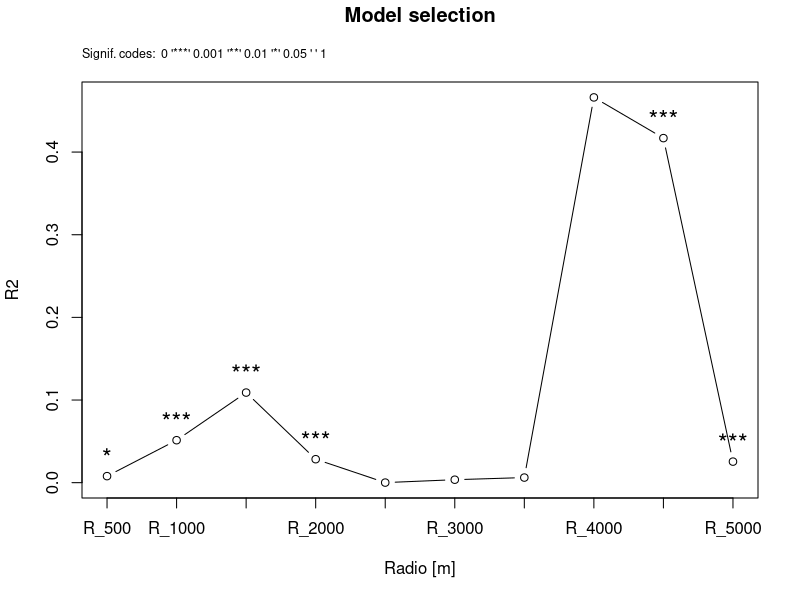

Here is the R script that generated this plot: (Note: this script raises an error after producing the figure.)
setwd("C:/Users/Pablo/Dropbox/R_functions/multifit/fake_data")

multifit <- function(mod, multief, data = NULL, formula = NULL, args = NULL, criterion = "AIC",
                     signif = TRUE, alpha = 0.05, print_sum = FALSE, plot_est = FALSE,
                     xlab = "Radio [m]", labels = NULL, type = "b", ...){
  
  # Arguments checking
  if(!is.character(mod) || length(mod) != 1) stop("Argument mod must be a character of length 1")
  if(!is.character(multief)) stop("Argument multief must be a character vector")
  if(!is.null(args)){ if(!is.character(args)) stop("Argument args must be NULL or a character vector") }
  if(is.character(criterion)){
    if(length(criterion) == 1){
      if(!criterion %in% c("AIC", "BIC", "R2")){
        stop("Argument criterion must be one of the following: 'AIC', 'BIC' or 'R2', or a user-defined function")
      }
    } else {
      if(!is.function(tryCatch(eval(parse(text = criterion[1])), error = function(e) FALSE))){
        stop("Argument criterion does not refers to an existing function of the global environment")
      } else {
        if(!criterion[2] %in% c("max", "min")){
          stop("For user-defined functions, the second element of argument criterion must be 'max' or 'min'")
        }
      }
    }
  } else {
    stop("Argument criterion must be a character vector (one of 'AIC', 'BIC' and 'R2', or a user-defined function)")
  }
  if(!is.logical(signif) || length(signif) != 1) stop("Argument signif must be logical")
  if(!is.numeric(alpha) || !(alpha > 0 && alpha <= 1) || length(alpha) != 1) stop("Argument alpha must be a number between 0 and 1")
  if(!is.logical(print_sum) || length(print_sum) != 1) stop("Argument print_sum must be logical")
  if(!is.logical(plot_est) || length(plot_est) != 1) stop("Argument plot_est must be logical")
  if(!is.null(labels)){ if(!is.character(labels)) stop("Argument labels must be NULL or a character vector") }
  
  # Check if the function to be applied exists in the environment
  if(!exists(mod)) stop(paste("Could not find function '", mod, "'. Make sure that the necessary package is loaded", sep = ""))
  
  # Check if the provided names for the effects exist as columns of the provided data.frame
  if(!any(multief %in% colnames(data)))
    stop("Could not find any of the multi-effects as columns of the provided data. Are you sure is correctly written?")
  if(!all(multief %in% colnames(data)))
    warning("Could not find some of the multi-effects as columns of the provided data")
  
  # Objects definition
  multief      <- factor(multief, levels = multief)
  initial.args <- paste(args, collapse = ",")
  fits         <- vector("list", length(multief))
  fits.GoF     <- rep(0, length(multief))
  if(!is.null(formula)) 
    init.formula <- deparse(substitute(formula))
  sum.list     <- vector("list", length(multief))
  p.values     <- rep(0, length(multief))
  e.values     <- rep(0, length(multief))
  mod_warn     <- vector("list", length(multief))
  effect_warns <- NULL
  mod_mess     <- vector("list", length(multief))
  effect_mess  <- NULL
  mod_errors   <- vector()
  ele          <- FALSE

  # Check if 'multief' was a defined as a predictor variable
  if(!grepl("multief", deparse(substitute(formula)))){
    if(!grepl("multief", initial.args))
      stop("The formula, or the fixed effects defined in 'args', must include the expression 'multief' as a predictor variable")
  }
  
  # Function. Summary table of the predictor variable at each spatial scale
  lands_table <- function(multief, data){
    if(!is.null(data)){
      table <- data.frame(spatial_scale = as.character(multief), 
                          n             = rep(0, length(multief)),
                          min           = rep(0, length(multief)),
                          max           = rep(0, length(multief)),
                          range         = rep(0, length(multief)),
                          mean          = rep(0, length(multief)),
                          median        = rep(0, length(multief)))
      for(i in 1:length(multief)){
        unique_vec <- unique(data[, as.character(multief[i])])
        table[table$spatial_scale == multief[i], "n"]      <- length(na.omit(unique_vec))
        table[table$spatial_scale == multief[i], "min"]    <- min(na.omit(unique_vec))
        table[table$spatial_scale == multief[i], "max"]    <- max(na.omit(unique_vec))
        table[table$spatial_scale == multief[i], "range"]  <- range(na.omit(unique_vec))[2] - range(na.omit(unique_vec))[1]
        table[table$spatial_scale == multief[i], "mean"]   <- mean(na.omit(unique_vec))
        table[table$spatial_scale == multief[i], "median"] <- median(na.omit(unique_vec))
      }
    } else {
      table <- NA
      message("lands_summary could not be created as no data was specified")
    }
    return(table)
  }

  # Function. Extract the 'Good of Fitness' (AIC, BIC or R2) value for the models
  extractGoF <- function(fitted_model, criterion){
    aic   <- function(x){ tail(extractAIC(x), n = 1) }
    value <- NULL
    
    if(length(criterion) == 1){
      if(criterion == "AIC") 
        value <- AIC(fitted_model)
      if(criterion == "BIC")
        value <- BIC(fitted_model)
      if(criterion == "R2")
        value <- summary(fitted_model)$r.squared
    } else {
      value <- do.call(criterion[1], list(fitted_model))
    }

    if(is.null(value) || is.na(value)){
      if(length(criterion) == 1){
        if(grepl("quasipoisson", args) && criterion %in% c("AIC", "BIC")){
          stop("Quasipoisson models do not display AIC/BIC values.\n 
               We recommend running the models with a poisson family to get the AICs/BICs, proceed to the multi-scale analyis, 
               and then reran the selected model aside with a quasipoisson family to see the output.")
        } else {
          stop(paste("Could not get the", criterion, "value for the specified models. Try another criterion?"), call. = FALSE)
        }
      } else {
        stop(paste("Could not get the '", criterion[1], "' value for the specified models. Try another criterion?", sep = ""), call. = FALSE)
      }
    } else {
      return(value)
    }
  }

  # Function. Extract coefficients of the models
  extract_coeff <- function(summary, i){
    coeff   <- summary$coefficients
    # If the model is a zero-inflated one (zeroingl or hurdle)
    if(is.list(coeff) && names(coeff) == c("count", "zero")){
      opt <- names(coeff)
      if(ele == FALSE){
        ele <- readline(prompt = paste("Please, choose the type of model from where the coefficients will be extracted (", 
                                       paste(opt, ": ", 1:length(opt), sep = "", collapse = " - "),"): ", sep = ""))
        if(ele %in% as.character(1:length(opt))){
          ele   <- as.numeric(ele)
          coeff <- coeff[[ele]]
          ele   <<- ele
        } else {
          coeff <- coeff[[1]]
          ele <<- 1
          message("Could not recognise the inputted value. Option one was taken")
        }
      } else {
        coeff <- coeff[[ele]]
      }
    }
    
    # Trying to extract p.values...
    p.types <- c("Pr(>|z|)", "Pr(>|t|)")
    p.label <- p.types[p.types %in% colnames(coeff)]
    if(length(p.label) > 0){
      p.value <- coeff[as.character(multief[i]), p.label]
    } else {
      coeff   <- summary$tTable
      p.types <- "p-value"
      p.label <- p.types[p.types %in% colnames(coeff)]
      if(length(p.label) > 0){
        p.value <- coeff[as.character(multief[i]), p.label]
      } else {
        p.value <- NA
      }
    }
    
    # Trying to extract e.values...
    if("Estimate" %in% colnames(coeff)){
      e.value <- coeff[as.character(multief[i]), "Estimate"]
    } else {
      if("Value" %in% colnames(coeff)){
        e.value <- coeff[as.character(multief[i]), "Value"]
      } else {
        e.value <- NA
      }
    }
    out <- c(p.value, e.value)
    return(out)
  }
  
  # Function. Manage model's errors, warnings and messages
  running <- function(expr, i) {
    warns <- mess <- NULL
    warn_handler <- function(w) {
      warns <<- c(warns, list(w))
      invokeRestart("muffleWarning")
    }
    mess_handler <- function(m) {
      mess <<- c(mess, list(m))
      NULL
    }
    val <- suppressMessages(tryCatch(withCallingHandlers(expr, warning = warn_handler, message = mess_handler), error = function(e) e))
    out <- list(value = val, warnings = warns, messages = mess)
    return(out)
  } 

  # Run all models
  for(i in 1:length(multief)){
    
    # Replace the string 'multief' with the effect of each particular spatial scale
    args       <- gsub("multief", paste(multief[i]), initial.args)
    args       <- gsub("\"", "", args)
    if(!is.null(formula)){
      formula    <- gsub("multief", paste(multief[i]), init.formula)
      formula    <- gsub("\"", "", formula)
      expression <- paste(mod, "(", formula, ", data =", deparse(substitute(data)), ",", args, ")")
    } else {
      expression <- paste(mod, "(data =", deparse(substitute(data)), ",", args, ")")
    }

    new_fit <- running(eval(parse(text = expression)), i)
    if(!any(class(new_fit$value) %in% c("simpleError", "error"))){
      fits[[i]]          <- new_fit$value
      fits.GoF[i]        <- extractGoF(fits[[i]], criterion)
      sum.list[[i]]      <- summary(fits[[i]])
      coeff              <- extract_coeff(sum.list[[i]], i)
      p.values[i]        <- coeff[1]
      e.values[i]        <- coeff[2]
    } else {
      fits[[i]]   <- new_fit$value
      fits.GoF[i] <- sum.list[[i]] <- p.values[i] <- NA
      mod_errors  <- append(mod_errors, as.character(multief[i]))
    }
    names(fits)[i] <- as.character(multief[i])
    if(!is.null(new_fit$warnings)){
      mod_warn[[i]] <- new_fit$warnings
      effect_warns  <- append(effect_warns, as.character(multief[i]))
    } else {
      mod_warn[[i]] <- NA
    }
    if(!is.null(new_fit$messages)){
      mod_mess[[i]] <- new_fit$messages
      effect_mess   <- append(effect_mess, as.character(multief[i]))
    } else {
      mod_mess[[i]] <- NA
    }
    names(mod_warn)[i] <- names(mod_mess)[i] <- as.character(multief[i])
  }
  if(length(mod_errors) > 0){
    mod_errors <- paste(mod_errors, collapse = ", ")
    message(paste("The following model/s threw an error and could not be included in the analysis: ", mod_errors, sep = ""))
  }
    
  # Function. Significance codes plotting function
  f_sign <- function(y.values){
    if(any(!is.na(p.values))){
      p.sign <- ifelse(p.values < 0.001, "***",
                       ifelse(p.values < 0.01, "**",
                              ifelse(p.values < alpha, "*", NA)))
      text(1:length(multief), y.values, p.sign, pos = 3, cex = 1.5)
    }
  }

  # If there are GoF values to work with...
  if(any(!is.na(fits.GoF))){
    get_mfrow <- par()$mfrow
    if(plot_est){
      if(!all(is.na(e.values))){
        par(mfrow = c(1, 2))
      } else {
        plot_est <- FALSE
        message("Could not plot the estimates of the models cause they could not be extracted")
      }
    }
    # Plot the model selection result
    if(is.null(labels)){ labels <- multief }
    plot(1:length(multief), fits.GoF, xlab = xlab, xaxt = "n", ylab = criterion[1], 
         type = type, ...)
    axis(1, at = 1:length(multief), labels = labels)
    title(main = "Model selection", line = 3)
    # Plot significance codes, if required
    if(signif){
      if(!all(is.na(p.values))){
        f_sign(fits.GoF)
      } else {
        message("Significance codes could not be plotted cause p.values could not be extracted")
      }
      mtext(paste("Signif. codes:  0 '***' 0.001 '**' 0.01 '*'", alpha, "' ' 1"), cex = 0.75, adj = 0, line = 1)
    }
    
    # Plot estimates, if required
    if(plot_est){
      plot(1:length(multief), e.values, xlab = xlab, xaxt = "n", ylab = "Estimate", 
           type = type, ...)
      abline(0, 0, col = "gray")
      axis(1, at = 1:length(multief), labels = labels)
      title(main = "Estimates", line = 3)
      # Plot significance codes, if required
      if(signif) f_sign(e.values)
    }
    
    # Record plot and restablish original par options
    plot <- recordPlot()
    par(mfrow = get_mfrow)
    
    # Generate output data.frame
    summ           <- data.frame(multief, fits.GoF, Estimates = e.values, p.values = p.values)
    names(summ)[2] <- criterion[1]
    
    # Output message of the selected model
    if(length(criterion) == 1){
      if(criterion %in% c("AIC", "BIC")){
        decision_func <- "which.min"
      } else {
        decision_func <- "which.max"
      }
    } else {
      decision_func <- paste("which", criterion[2], sep = ".")
    }
    out <- as.character(summ$multief[do.call(decision_func, list(fits.GoF))])
    sum <- summary(fits[[do.call(decision_func, list(fits.GoF))]])
    message("The model including the effect '", out, "' was the best model according to the specified criterion (", 
            criterion[1], ", ", decision_func, ")")

  } else {
    # If all models threw errors...
    warning("Fatal errors were found in all the models. Check them out by typing $Models to the generated object", call. = FALSE)
    plot <- NULL
    sum  <- NULL
    summ <- NULL
  }
  
  # Generate summary table of landscape attribute at each spatial scale
  lands_summary <- lands_table(multief, data)

  # Print summary of the 'best' model?
  if(print_sum && !is.null(sum)) print(sum)
  
  # Warn the user of possible warnings and messages during the workflow
  if(!is.null(effect_warns))
    message(paste("Warnings were found in the models with the following effects:", paste(effect_warns, collapse = ", ")))
  if(!is.null(effect_mess))
    message(paste("Messages were found in the models with the following effects:", paste(effect_mess, collapse = ", ")))

  # Return a list with relevant information of the analysis
  out_obj <- list(lands_summary = lands_summary, summary = summ, plot = plot, models = fits, warnings = mod_warn, messages = mod_mess)
  invisible(out_obj)
}

df <- read.table("sim_data_pois_random_site.txt", header = T, sep = " ")
rad <- paste("R", seq(500, 5000, 500), sep = "_")

fi <- multifit(mod = "lm", multief = rad, formula = S ~ multief, data = df, criterion = "R2")

fi <- multifit(mod = "lme", multief = rad, args = c(fixed = "S ~ multief", "random = ~1|site"), data = df, criterion = "AIC", plot_est = T)



fits <- multifit(mod = "glm", multief = rad, formula =  S ~ multief, args = c("family = poisson"), data = df, criterion = "AIC", plot_est = F,
               signif = T, alpha = 0.05, labels = NULL)




fi <- multifit(mod = "hurdle", multief = c("R1", "R2"), formula = S ~ multief, data = df2, criterion = "AIC")

summary(fi$Models$R_4000)

fit <- lme(fixed = S ~ R_5000, random = ~ 1| site, data = df)

bue <- function(x){
  as.numeric(suppressMessages(r.squaredGLMM(x)[1]))
}


#### simulating data

# adding 
df$site <- 1:nrow(df)

df2 <- data.frame(site = rep(x = 1:50, each = 10), S = rep(0, 50*10))

adding <- vector()
for(i in 1:nrow(df)){
  new_vals <- rnorm(10, df$S[i], runif(1, 2, 8))    
  adding   <- c(adding, new_vals)
}

df2$S <- adding

for(k in 1:length(rad)){
  df2[rad[k]] <- rep(0, nrow(df2))
  for(i in 1:nrow(df2)){
    df2[rad[k]][i, 1] <- df[df$site == df2$site[i], rad[k]]
  }
}

df2 <- df2[df2$S >= 0, ]
df2$S <- round(df2$S)

#### NORMAL

complement <- function(y, rho, x) {
  if (missing(x)) x <- rnorm(length(y)) # Optional: supply a default if `x` is not given
  y.perp <- residuals(lm(x ~ y))
  out <- rho * sd(y.perp) * y + y.perp * sd(y) * sqrt(1 - rho^2)
  out <- out + abs(min(out))
  #max lands
  tot <- max(out)*runif(1, 1.2, 1.9)
  out <- out/tot
  out
}

#Found richness
initial.y <- round(rnorm(50, mean = 50, sd = 20))
x <- 1:50 # Optional
#500, 1000, 1500, 2000, 2500, 3000, 3500, 4000, 4500, 5000
rho <- c(0.11, 0.04, 0.51, 0.64, 0.92, 0.82, 0.74, 0.6, 0.52, 0.39)
df  <- data.frame(y = initial.y)
for(i in 1:length(rho)){
  df[paste("radio_", i, sep = "")] <- as.vector(complement(initial.y, rho[i], x))
}

write.table(bladat, "fake_data.txt", sep = " ", quote = FALSE)

ggplot(df, aes(x = radio_5, y = y)) + 
  geom_smooth(method="lm", color="Black") + 
  geom_point(alpha=1/2, shape=21)

####poisson

#Found richness
initial.y <- rpois(50, c(15, 5, 25))
x <- 1:50 # Optional
#500, 1000, 1500, 2000, 2500, 3000, 3500, 4000, 4500, 5000
rho <- c(0.11, 0.04, 0.1, 0.35, 0.92, 0.82, 0.6, 0.51, 0.44, 0.38)
df  <- data.frame(y = initial.y)
for(i in 1:length(rho)){
  df[paste("radio_", i, sep = "")] <- as.vector(complement(initial.y, rho[i], x))
}

colnames(df) <- c("S", paste("R", seq(500, 5000, 500), sep = "_"))

# adding random effects
df$site <- 1:nrow(df)

df2 <- data.frame(site = rep(x = 1:50, each = 10), S = rep(0, 50*10))

adding <- vector()
for(i in 1:nrow(df)){
  new_vals <- rpois(10, df$S[i])    
  adding   <- c(adding, new_vals)
}

df2$S <- adding

for(k in 1:length(rad)){
  df2[rad[k]] <- rep(0, nrow(df2))
  for(i in 1:nrow(df2)){
    df2[rad[k]][i, 1] <- df[df$site == df2$site[i], rad[k]]
  }
}

# adding local vegetation richness data


complement2 <- function(y, rho, x) {
  if (missing(x)) x <- rnorm(length(y)) # Optional: supply a default if `x` is not given
  y.perp <- residuals(lm(x ~ y))
  out <- rho * sd(y.perp) * y + y.perp * sd(y) * sqrt(1 - rho^2)
  out <- out + abs(min(out))
  print(min(out))
  out
}

x <- 1:50 # Optional
rho <- 0.15
as.vector(complement2(initial.y, rho, x))
df3 <- data.frame(veg_richness = rep(x = as.vector(complement2(initial.y, rho, x)), each = 10))

bladat <- cbind(df2, df3)

### ZERO INFLATED DATA
df2 <- data.frame(S = c(0, 0, 0, 0, 0, 0, 1, 3, 6, 0, 0, 8, 10, 0), 
                  R1 = c(4, 6, 8, 1, 0, 6, 7, 9, 8 ,7 ,7 ,9, 4 ,6),
                  R2 = c(8, 6, 6, 1, 0, 6, 7, 0, 8 ,17 ,7 ,1, 4 ,16))

fu <- hurdle(S ~ R1, data = df2)
summary(fu)$coefficients

bla <- c("count", "zero")

bla
paste(bla, ": ", 1:2, sep = "", collapse = " - ")


unique_vec <- unique(df$R_500)

#######################
# PROBANDO LA FUNCION CON DISTINTOS MODELOS


#lm
fits <- multifit(mod = "lm", multief = rad, formula =  S ~ multief, data = df, criterion = "R2", plot_est = T)
#lmer #no p.values
fits <- multifit(mod = "lmer", multief = rad, formula =  S ~ multief + (1|site), data = df, criterion = "AIC", plot_est = T)
#glm
fits <- multifit(mod = "glm", multief = rad, formula =  S ~ multief, args = c("family = poisson"), data = df, criterion = "AIC", plot_est = T)
#glmer
fits <- multifit(mod = "glmer", multief = rad, formula =  S ~ multief + (1|site), args = c("family = poisson"), data = bladat, criterion = "AIC", plot_est = T)
#zero inflation
df2 <- data.frame(S = c(0, 0, 0, 0, 0, 0, 1, 3, 6, 0, 0, 8, 10, 0), 
                  R1 = c(4, 6, 8, 1, 0, 6, 7, 9, 8 ,7 ,7 ,9, 4 ,6),
                  R2 = c(8, 6, 6, 1, 0, 6, 7, 0, 8 ,17 ,7 ,1, 4 ,16))
fits <- multifit(mod = "zeroinfl", multief = c("R1", "R2"), formula =  S ~ multief, data = df2, criterion = "AIC", plot_est = T)
fits <- multifit(mod = "hurdle", multief = c("R1", "R2"), formula =  S ~ multief, data = df2, criterion = "AIC", plot_est = T)

#lme #no p.values #no estimates
fits <- multifit(mod = "lme", multief = rad, args =  c("fixed = S ~ multief", "random = ~1|site"), data = df, criterion = "AIC", plot_est = T)

#nlme #no p.values #no estimates
fits <- multifit(mod = "nlme", multief = rad, args =  c("model = S ~ multief", "random = ~1|site"), data = df, criterion = "AIC", plot_est = T)

mod <- nlmer(formula = S ~ SSlogis(R_4000) ~ R_4000 + (1|site), data = df)

fm1 <- nlme(height ~ SSasymp(age, Asym, R0, lrc),
            data = Loblolly,
            fixed = Asym + R0 + lrc ~ 1,
            random = Asym ~ 1,
            start = c(Asym = 103, R0 = -8.5, lrc = -3.3))

startvec <- c(Asym = 200, xmid = 725, scal = 350)
nm1 <- nlmer(circumference ~ SSlogis(age, Asym, xmid, scal) ~ Asym|Tree,
             Orange, start = startvec)
